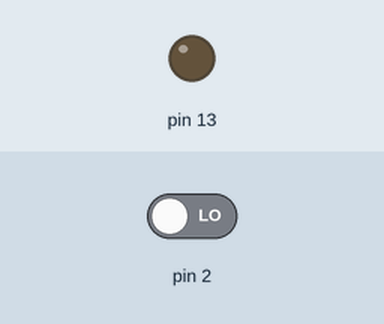
Simulated run of this sketch. Board: Arduino Uno, built with avr-gcc and run on an emulated ATmega328P. Shown: output pins drawn as LEDs (lit = HIGH). The test bench sets the inputs (shaded band); at power-on: pin 2 LOW. What the sketch prints to the serial monitor is not drawn.

Above: at 1.2 s.
1.3 s: pin 2 driven HIGH
At 2.5 s:
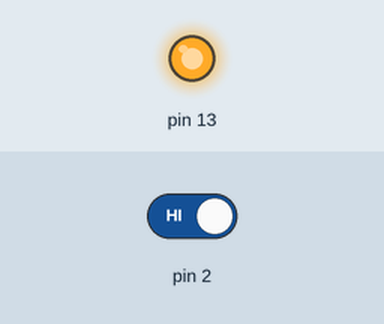
2.8 s: pin 2 driven LOW
At 3.7 s:
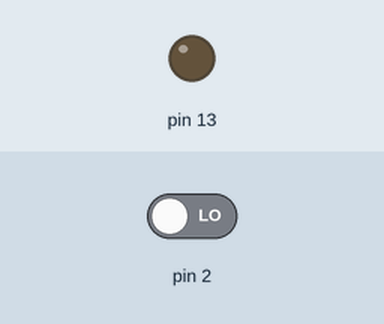
Timing chart, 0 to 5.8 s (numbered marks = the images above; inputs shaded):
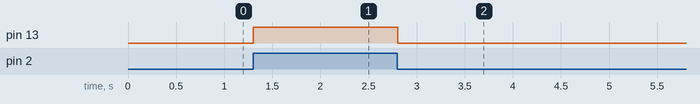

Measured:
- after the input at 1.3 s, pin 13: LOW → HIGH at once
- after the input at 2.8 s, pin 13: HIGH → LOW at once

The sketch:

interrupts.ino
```cpp
byte state = LOW;

void setup() {
  pinMode(13, OUTPUT);
  attachInterrupt(digitalPinToInterrupt(2), link,CHANGE);
  Serial.begin(9600);
}

void loop() {
  digitalWrite(13, state);
  Serial.println(state);
}

void link() {
  state = !state;
}
```
